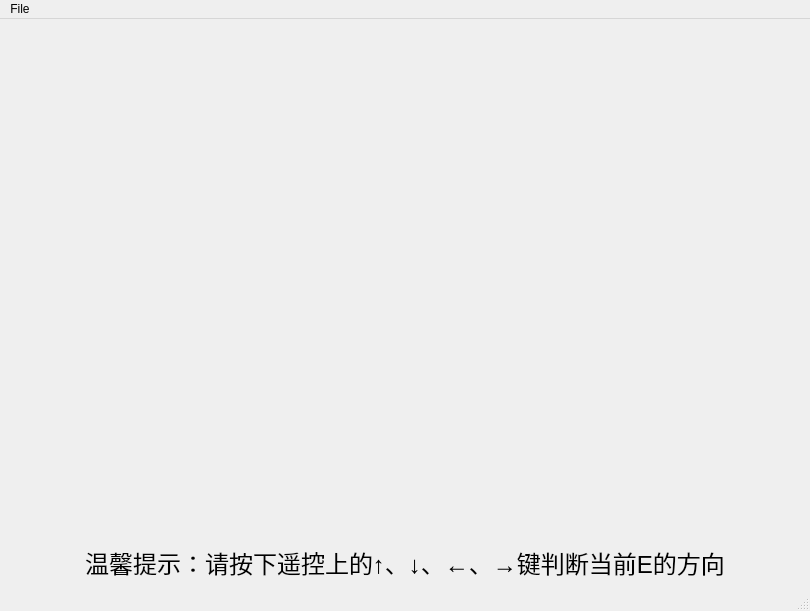
<?xml version="1.0" encoding="UTF-8"?>
<ui version="4.0">
 <class>MainWindow</class>
 <widget class="QMainWindow" name="MainWindow">
  <property name="geometry">
   <rect>
    <x>0</x>
    <y>0</y>
    <width>810</width>
    <height>611</height>
   </rect>
  </property>
  <property name="windowTitle">
   <string>测试中</string>
  </property>
  <property name="windowIcon">
   <iconset>
    <normaloff>images/eye.png</normaloff>images/eye.png</iconset>
  </property>
  <property name="autoFillBackground">
   <bool>false</bool>
  </property>
  <property name="animated">
   <bool>true</bool>
  </property>
  <property name="unifiedTitleAndToolBarOnMac">
   <bool>false</bool>
  </property>
  <widget class="QWidget" name="centralwidget">
   <property name="sizePolicy">
    <sizepolicy hsizetype="Expanding" vsizetype="Expanding">
     <horstretch>0</horstretch>
     <verstretch>0</verstretch>
    </sizepolicy>
   </property>
   <layout class="QVBoxLayout" name="verticalLayout">
    <item>
     <widget class="QStackedWidget" name="stackedWidget">
      <property name="currentIndex">
       <number>1</number>
      </property>
      <widget class="QWidget" name="page">
       <widget class="QLineEdit" name="lineEdit">
        <property name="geometry">
         <rect>
          <x>330</x>
          <y>260</y>
          <width>113</width>
          <height>20</height>
         </rect>
        </property>
       </widget>
      </widget>
      <widget class="QWidget" name="page_2">
       <layout class="QVBoxLayout" name="verticalLayout_2">
        <item>
         <layout class="QVBoxLayout" name="layoutImg"/>
        </item>
       </layout>
      </widget>
     </widget>
    </item>
    <item>
     <widget class="QLabel" name="label">
      <property name="font">
       <font>
        <pointsize>18</pointsize>
       </font>
      </property>
      <property name="text">
       <string>温馨提示：请按下遥控上的↑、↓、←、→键判断当前E的方向</string>
      </property>
      <property name="scaledContents">
       <bool>false</bool>
      </property>
      <property name="alignment">
       <set>Qt::AlignCenter</set>
      </property>
     </widget>
    </item>
   </layout>
  </widget>
  <widget class="QStatusBar" name="statusbar"/>
  <widget class="QMenuBar" name="menuBar">
   <property name="geometry">
    <rect>
     <x>0</x>
     <y>0</y>
     <width>810</width>
     <height>23</height>
    </rect>
   </property>
   <widget class="QMenu" name="menuFile">
    <property name="title">
     <string>File</string>
    </property>
    <addaction name="actionOpen_File"/>
   </widget>
   <addaction name="menuFile"/>
  </widget>
  <action name="actionOpen_File">
   <property name="text">
    <string>Open File ...</string>
   </property>
  </action>
  <action name="actionZoom">
   <property name="text">
    <string>Zoom Out</string>
   </property>
  </action>
  <action name="actionZoom_In">
   <property name="text">
    <string>Zoom In</string>
   </property>
  </action>
  <action name="actionAbout">
   <property name="text">
    <string>About</string>
   </property>
  </action>
 </widget>
 <resources/>
 <connections/>
</ui>
